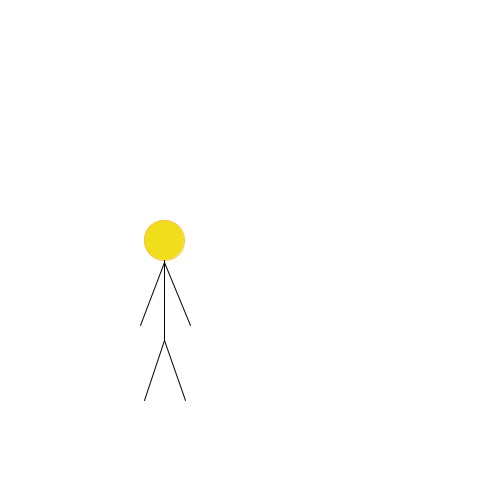
Frame 1 (no input)
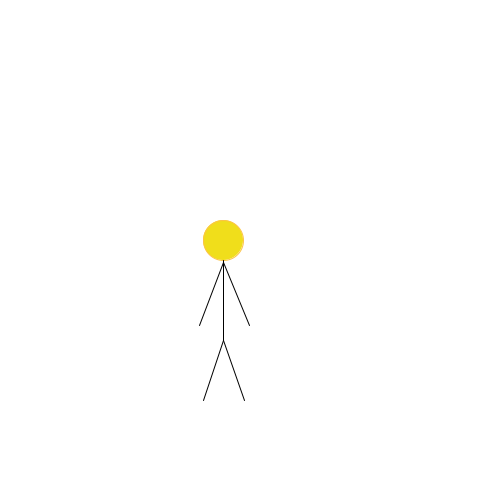
Frame 60 (the mouse pressed at the canvas centre just before this capture)
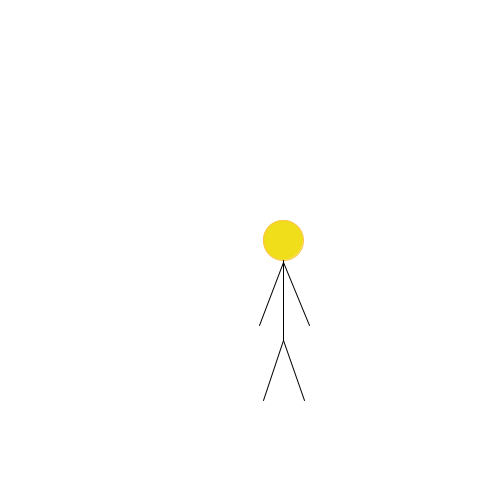
Frame 120 (the mouse held since frame 60 and released just before this capture)

The Processing sketch that drew these frames (run headless with seeded random() and noise(); from frame 60 on, the mouse is pressed at the canvas centre):

// Processing sketch: processing_114249
// ── processing_114249.pde

void setup()
{
  size(500,500);
  frameRate(45);
}

int hovedeX = 164;
short hovedeY = 240;

short kropTop = 260;
short kropBund = 340;
int kropX = 164;

int armX = 164;;
short armY = 262;
int arm1X = 190;
short armY2 = 325;

int arm2X = 140;

int benX = 164;
short benY = 340;
int ben1X2 = 144;
short benY2 = 400;

int ben2X2 = 185; /*185, 164*/

void draw()
{
  background(255,255,255);
  //Stickman af Kasper T.
  //Redigeret af Peter L.
  fill(240,222,27);
  stroke(252,195,69);
 
  //Hovede
  ellipse(hovedeX,hovedeY,40,40);
   
  //Krop
  stroke(0,0,0);
  line(kropX,kropTop,kropX,kropBund);
   
  //Arme
  line(armX,armY,arm1X,armY2);
  line(armX,armY,arm2X,armY2);
   
  //Ben
  line(benX,benY,ben1X2,benY2);
  line(benX,benY,ben2X2,benY2);
  
  //Hovede bevægelse
  hovedeX = hovedeX +1;
  
  //Krop bevægelse
  kropX = kropX + 1;
  
  //Arm bevægelse
  armX = armX + 1;
  arm1X = arm1X + 1;
  arm2X = arm2X + 1;
  
  //Ben bevægelse
  benX = benX + 1;
  ben1X2 = ben1X2 + 1;
  ben2X2 = ben2X2 + 1;
}
